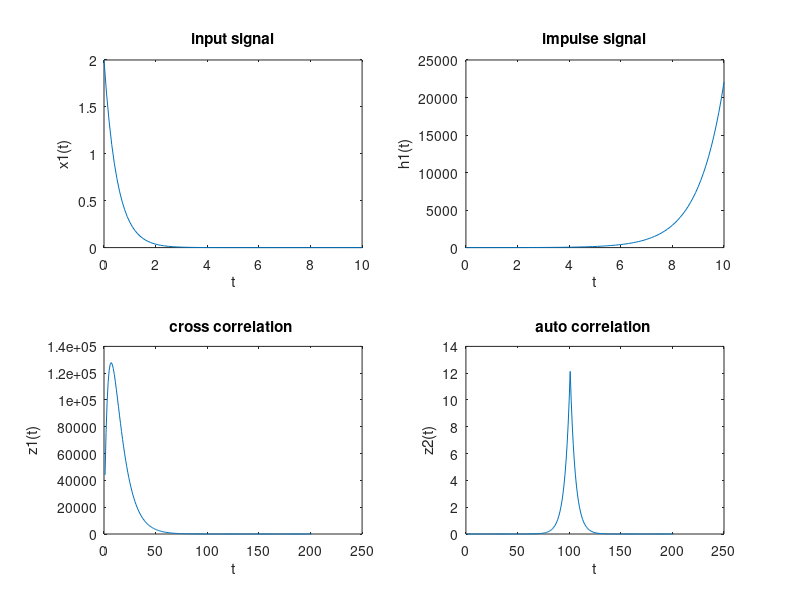

The MATLAB script that drew this image:
% cross correlation between two signals
% generating two input signals
t=0:0.1:10;
x1=2*exp(-2*t);
h1=exp(t);
figure;
subplot(2,2,1);
plot(t,x1);
xlabel('t');
ylabel('x1(t)');
title('input signal');
subplot(2,2,2);
plot(t,h1);
xlabel('t');
ylabel('h1(t)');
title('impulse signal');
% cross correlation
subplot(2,2,3);
z1=xcorr(x1,h1);
plot(z1);
xlabel('t');
ylabel('z1(t)');
title('cross correlation ');
% auto correlation
subplot(2,2,4);
z2=xcorr(x1,x1);
plot(z2);
xlabel('t');
ylabel('z2(t)');
title('auto correlation ');